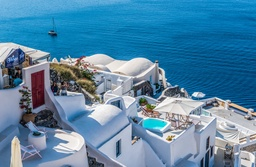
#> input picture assignment1/santorini.jpeg, 256 x 167 px, shrunk from 3442 x 2250 before the run
$ python Q5.py   (older library calls are emulated)
#> lines starting #> are read from the running program, lines starting #| are printed output that depends on the picture; after the words box and inside, x2 and y2 are one past the last pixel; in counts of white or black regions, pixels touching at a corner belong together
import numpy as np
import cv2 as cv


def gkern(size, sigma=1):
    size = int(size) // 2
    x, y = np.mgrid[-size:size+1, -size:size+1]
    normal = 1 / (2.0 * np.pi * sigma**2)
    g =  np.exp(-((x**2 + y**2) / (2.0*sigma**2))) * normal
    # [4 lines of commented-out code are left out]
    return g


def filter_func(img,kernel,N):
#> called with kernel = array of shape (11, 11), N = 11
    padd = int(N / 2)
    x, y = np.shape(img)
#> x = 167; y = 256
    padding_image = np.zeros((x + 2*padd, y + 2*padd), dtype=np.uint8)
    padding_image[padd:x + padd, padd:y + padd] = img
    new_img = np.zeros((x, y), dtype=np.uint8)
    for i in range(padd, x + padd):
        for j in range(padd, y + padd):
            new_img[i - padd, j - padd] = np.sum(padding_image[i - padd:i + padd+1, j - padd:j + padd+1] * kernel)


    return new_img
def sobel_filters(img):
    Kx = np.array([[-1, 0, 1], [-2, 0, 2], [-1, 0, 1]], np.float32)
    Ky = np.array([[1, 2, 1], [0, 0, 0], [-1, -2, -1]], np.float32)

    Ix = filter_func(img, Kx,3)
    Iy = filter_func(img, Ky,3)
#> call 3 of filter_func, with kernel = array of shape (3, 3), N = 3
#> after the loop in filter_func (call 3), `for i in range(padd, x + padd):`:
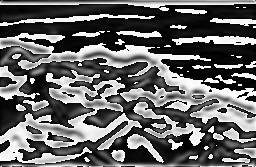
#> new_img: shape (167, 256); min 0, max 255, mean 101.8

    G = np.hypot(Ix, Iy)
    G = G / G.max() * 255
    theta = np.arctan2(Iy, Ix)

    return (G, theta)


def non_max_suppression(img, D):
    M, N = img.shape
    Z = np.zeros((M, N), dtype=np.int32)
    angle = D * 180. / np.pi
    angle[angle < 0] += 180

    for i in range(1, M - 1):
        for j in range(1, N - 1):
            try:
                q = 255
                r = 255

                # angle 0
                if (0 <= angle[i, j] < 22.5) or (157.5 <= angle[i, j] <= 180):
                    q = img[i, j + 1]
                    r = img[i, j - 1]
                # angle 45
                elif (22.5 <= angle[i, j] < 67.5):
                    q = img[i + 1, j - 1]
                    r = img[i - 1, j + 1]
                # angle 90
                elif (67.5 <= angle[i, j] < 112.5):
                    q = img[i + 1, j]
                    r = img[i - 1, j]
                # angle 135
                elif (112.5 <= angle[i, j] < 157.5):
                    q = img[i - 1, j - 1]
                    r = img[i + 1, j + 1]

                if (img[i, j] >= q) and (img[i, j] >= r):
                    Z[i, j] = img[i, j]
                else:
                    Z[i, j] = 0

            except IndexError as e:
                pass

    return Z


def threshold(img, lowThresholdRatio=0.05, highThresholdRatio=0.2):
    highThreshold = img.max() * highThresholdRatio
    lowThreshold = highThreshold * lowThresholdRatio

    M, N = img.shape
    res = np.zeros((M, N), dtype=np.int32)

    weak = np.int32(25)
    strong = np.int32(255)

    strong_i, strong_j = np.where(img >= highThreshold)
    zeros_i, zeros_j = np.where(img < lowThreshold)

    weak_i, weak_j = np.where((img <= highThreshold) & (img >= lowThreshold))

    res[strong_i, strong_j] = strong
    res[weak_i, weak_j] = weak

    return (res, weak, strong)

def hysteresis(img, weak, strong=255):
    M, N = img.shape
    for i in range(1, M-1):
        for j in range(1, N-1):
            if (img[i,j] == weak):
                try:
                    if ((img[i+1, j-1] == strong) or (img[i+1, j] == strong) or (img[i+1, j+1] == strong)
                        or (img[i, j-1] == strong) or (img[i, j+1] == strong)
                        or (img[i-1, j-1] == strong) or (img[i-1, j] == strong) or (img[i-1, j+1] == strong)):
                        img[i, j] = strong
                    else:
                        img[i, j] = 0
                except IndexError as e:
                    pass
    return img

# [105 lines of commented-out code are left out]

def magnitute(img):
    kernel_y = np.array([[-1, -2, -1], [0, 0, 0], [1, 2, 1]])*1/8
    kernel_x = np.array([[-1, 0, 1], [-2, 0, 2], [-1, 0, 1]])*1/8
    x, y = np.shape(img)
#> x = 167; y = 256
    padding_image = np.zeros((x + 2, y + 2), dtype=np.uint8)
    padding_image[1:x + 1, 1:y + 1] = img
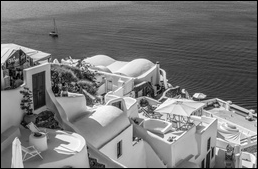
#> padding_image: shape (169, 258); min 0, max 255, mean 120.9
    new_img = np.zeros((x, y))
    for i in range(1, x + 1):
        for j in range(1, y + 1):
            g_y = np.sum(padding_image[i - 1:i + 2, j - 1:j + 2] * kernel_y)
            g_x = np.sum(padding_image[i - 1:i + 2, j - 1:j + 2] * kernel_x)
            magnitute = np.sqrt((g_y ** 2) + (g_x ** 2))
            new_img[i-1,j-1]=magnitute
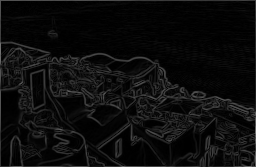
#> new_img: shape (167, 256) float64; min 0, max 115, mean 13.1
    img_max = np.max(new_img)
#> img_max = 115
    img_min = np.min(new_img)
#> img_min = 0
    new_img = (new_img - img_min) / (img_max - img_min)
    new_img = new_img * 255
    new_img = new_img.astype(np.uint8)
    return new_img


img=cv.imread('santorini.jpeg',0)
#img=cv.imread('img2.png',0)


#### gausssian
N=11
sigma=2
kernel=gkern(N,sigma)
new_img=filter_func(img,kernel,N)
cv.imshow('gaussian  ',new_img)

#### sobel
G, theta=sobel_filters(new_img)
G = magnitute(img)
tmp=np.uint8(G)
cv.imshow('gradient  ', tmp)
#### non maximum supression
cany_output=non_max_suppression(G, theta)
#> after the loop in non_max_suppression, `for i in range(1, M - 1):`:
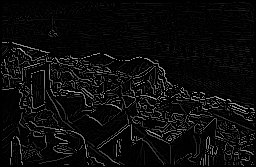
#> Z: shape (167, 256) int32; min 0, max 208, mean 11.5
cv.imshow('canny ',np.uint8(cany_output))
threshhold_img,weak, strong=threshold(cany_output)
#> in threshold, `highThreshold = img.max() * highThresholdRatio`: highThreshold = 41.6
#> in threshold, `lowThreshold = highThreshold * lowThresholdRatio`: lowThreshold = 2.08
#> in threshold, `strong_i, strong_j = np.where(img >= highThreshold)`: strong_i = 4317 values from 17 to 165; strong_j = 4317 values, max 254 at index 2338, min 1 at index 392, mean 118.7
#> in threshold, `weak_i, weak_j = np.where((img <= highThreshold) & (img >= lowThreshol..`: weak_i = 7924 values from 1 to 165; weak_j = 7924 values, max 254 at index 6534, min 1 at index 3746, mean 136.4
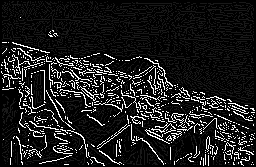
#> threshhold_img: shape (167, 256) int32; min 0, max 255, mean 30.4
#> weak = 25; strong = 255
cv.imshow('threshhold_img ',np.uint8(threshhold_img))
hysteresis_img=hysteresis(threshhold_img, weak, strong)
#> after the loop in hysteresis, `for i in range(1, M-1):`:
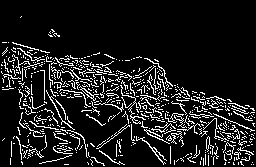
#> img: shape (167, 256) int32; 11.5% white in thin lines or dots, all inside (x1, y1, x2, y2) = (1, 16, 255, 166)
cv.imshow('hysteresis_img ',np.uint8(hysteresis_img))
edges = cv.Canny(img,100,200)
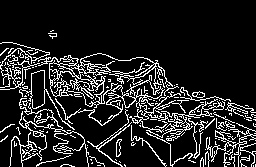
#> edges: shape (167, 256); 13.9% white in thin lines or dots, all inside (x1, y1, x2, y2) = (0, 30, 256, 167)
cv.imshow('cv_canny ',edges)
cv.waitKey()
